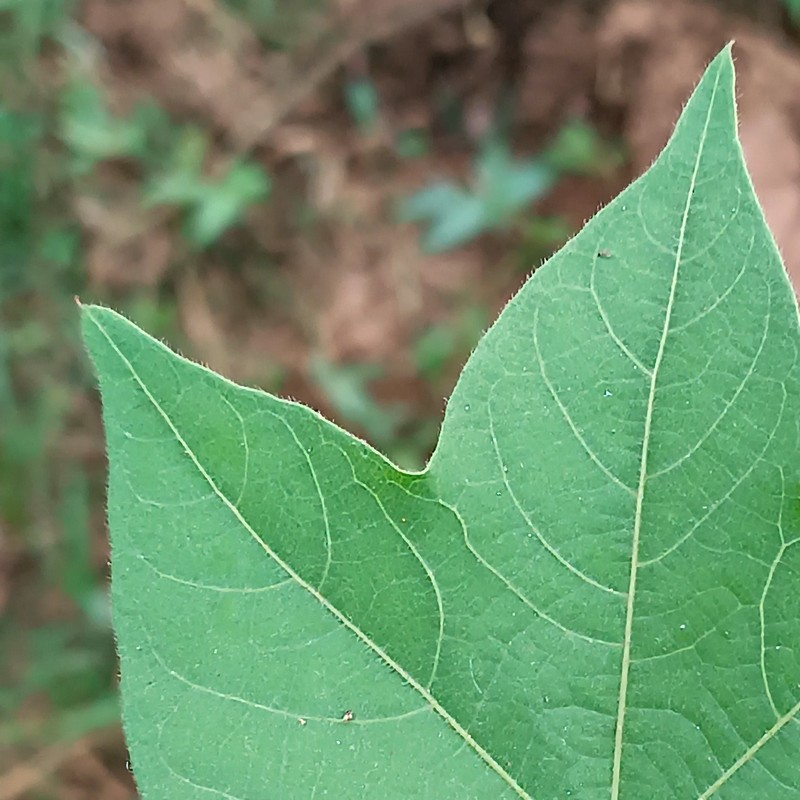
#> input picture backend/uploads/anonymous_20260128_174903_photo.jpg, 800 x 800 px
$ python -i severity_estimator.py   (imports and definitions only)
#> lines starting #> are read from the running program, lines starting #| are printed output that depends on the picture; after the words box and inside, x2 and y2 are one past the last pixel; in counts of white or black regions, pixels touching at a corner belong together
import cv2
import numpy as np

def estimate_severity(image_path):
    """
    Guess how bad the disease is by looking at the leaf colors.
    Note: This is a simple computer vision trick, not deep learning.
    """
    img = cv2.imread(image_path)
#> img is the input picture: shape (800, 800, 3); mean B, G, R 106.3, 146.6, 108.6
    if img is None:
        return 0.0

    # Resize for faster processing so the app doesn't lag
    img = cv2.resize(img, (256, 256))
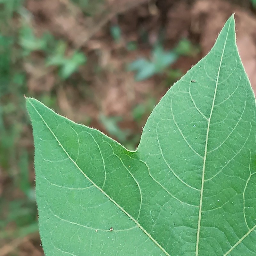
#> img: shape (256, 256, 3); mean B, G, R 106.2, 146.5, 108.5

    # Convert to HSV color space
    # (HSV is better than RGB for separating colors like 'yellow' from 'green')
    hsv = cv2.cvtColor(img, cv2.COLOR_BGR2HSV)
#> hsv: shape (256, 256, 3); mean H, S, V 49.3, 92.3, 151.8

    # Define the "diseased" color range (yellows and browns)
    # These numbers define the 'yellow/brown' spectrum in HSV
    lower = np.array([10, 40, 40])
    upper = np.array([35, 255, 255])

    # Create a mask: White pixels = diseased area, Black = healthy
    mask = cv2.inRange(hsv, lower, upper)
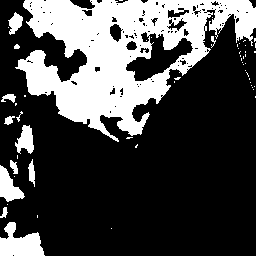
#> mask: shape (256, 256); 28.4% white; 55 white regions (42 under 20 px), largest, box (x1, y1, x2, y2) and area: (15, 0, 256, 142) 16054, (0, 222, 45, 256) 951, (0, 165, 25, 202) 481

    # Calculate percentage of the leaf that is "diseased"
    # We count the white pixels in the mask
    severity = (np.count_nonzero(mask) / mask.size) * 100
#> severity = 28.37

    # Return the clean number (e.g. 45.32)
    return round(severity, 2)

>>> result = estimate_severity('../uploads/anonymous_20260128_174903_photo.jpg')
#> result = 28.37

$ run again, on backend/uploads/anonymous_20260128_181046_photo.jpg
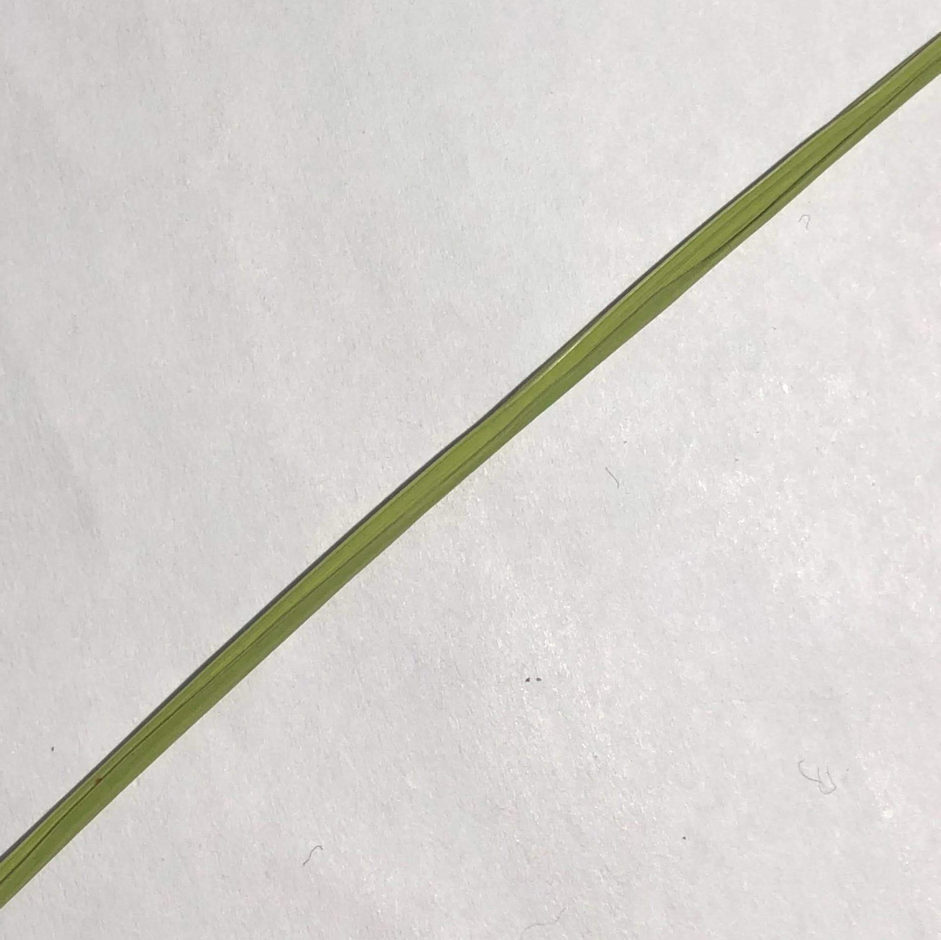
#> input picture backend/uploads/anonymous_20260128_181046_photo.jpg, 1881 x 1880 px (shown at 1/2 size)
#> in estimate_severity, img is the input picture: shape (1880, 1881, 3); mean B, G, R 207, 210.9, 214.1
#> in estimate_severity, `img = cv2.resize(img, (256, 256))`:
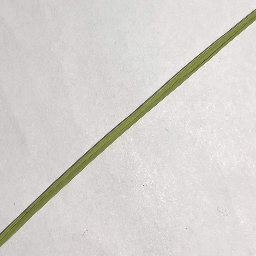
#> img: shape (256, 256, 3); mean B, G, R 206.9, 210.8, 214
#> hsv: shape (256, 256, 3); mean H, S, V 13.7, 11, 214.3
#> in estimate_severity, `mask = cv2.inRange(hsv, lower, upper)`:
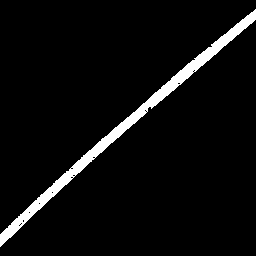
#> mask: shape (256, 256); 5% white; 1 white region, box (x1, y1, x2, y2) and area: (0, 9, 256, 247) 3268
#> severity = 4.99

$ run again, on backend/uploads/anonymous_20260128_181347_photo.jpg
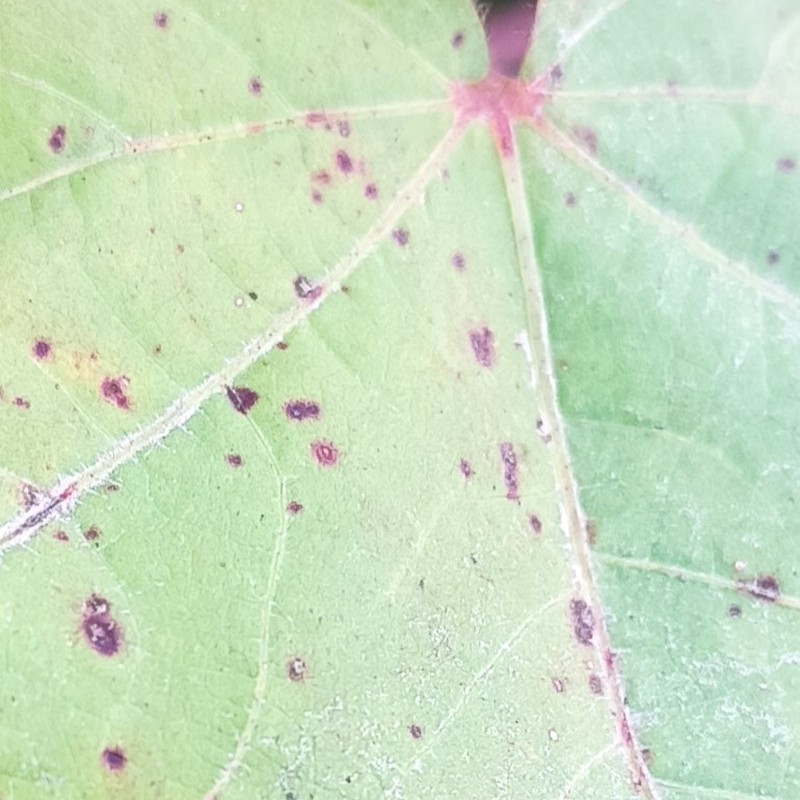
#> input picture backend/uploads/anonymous_20260128_181347_photo.jpg, 800 x 800 px
#> in estimate_severity, img is the input picture: shape (800, 800, 3); mean B, G, R 196.1, 225.4, 204.6
#> img: shape (256, 256, 3)
#> hsv: shape (256, 256, 3); mean H, S, V 57.3, 38.8, 226.9
#> in estimate_severity, `mask = cv2.inRange(hsv, lower, upper)`:
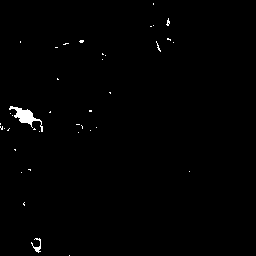
#> mask: shape (256, 256); 0.72% white; 39 white regions (37 under 20 px), largest, box (x1, y1, x2, y2) and area: (9, 106, 43, 132) 278, (31, 238, 41, 253) 55
#> severity = 0.719
#> result = 0.72
